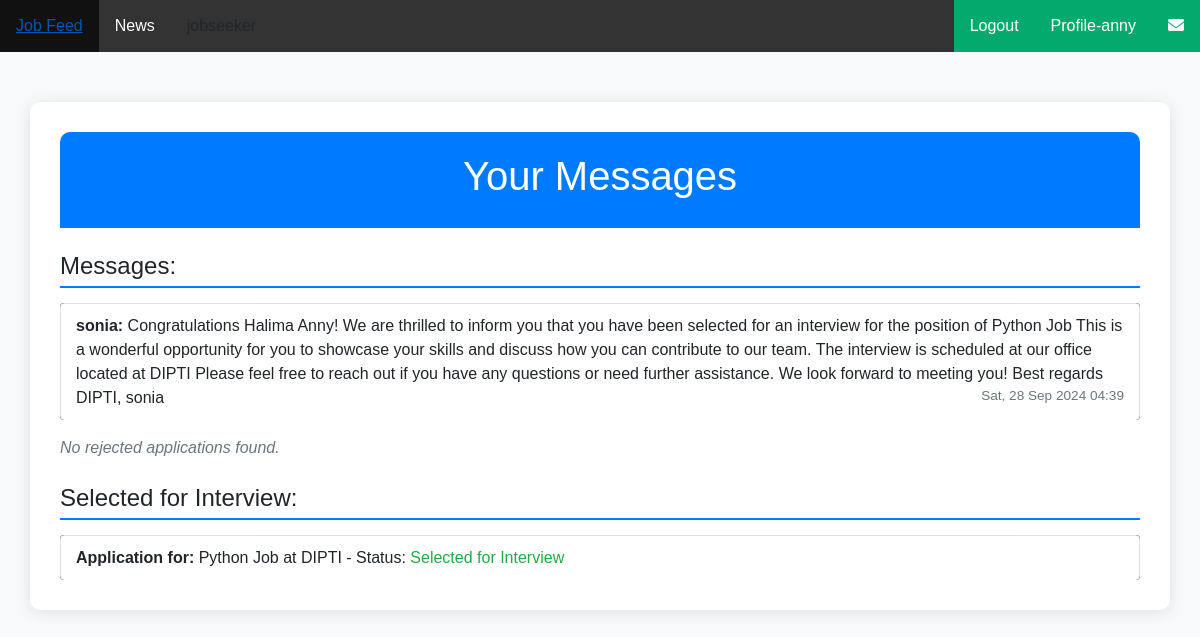
/my-messages/ (signed in), run on the app's committed database.
### myApp/models.py (models this page shows, shortened)
class Custom_User(AbstractUser):
    USER=[
        ('recruiter','Recruiter'),('jobseeker','JobSeeker')
    ]
    user_type=models.CharField(choices=USER,max_length=120)
    profile_pic=models.ImageField(upload_to="media/profile_pic",null=True)

class MessageModel(models.Model):
    application = models.ForeignKey(jobApplyModel, related_name='messages', on_delete=models.CASCADE)
    sender = models.ForeignKey(Custom_User, related_name='sent_messages', on_delete=models.CASCADE)
    recipient = models.ForeignKey(Custom_User, related_name='received_messages', on_delete=models.CASCADE)
    content = models.TextField()
    timestamp = models.DateTimeField(auto_now_add=True)

class jobApplyModel(models.Model):
    STATUS_CHOICES = [
        ('pending', 'Pending'),
        ('applied', 'Applied'),
        ('interview_scheduled', 'Interview Scheduled'),
        ('rejected', 'Rejected'),
        ('hired', 'Hired'),
    ]
    user=models.ForeignKey(Custom_User,on_delete=models.CASCADE,null=True)
    job=models.ForeignKey(JobModel,on_delete=models.CASCADE,null=True)
    Resume = models.FileField(upload_to="Media/Resume",max_length=200, null=True, blank=True)
    Cover = models.TextField(null=True, blank=True)
    Full_Name = models.CharField(max_length=200, null=True, blank=True)
    Work_Experience = models.CharField(max_length=200, null=True, blank=True)
    Skills = models.CharField(max_length=200, null=True, blank=True)
    Linkedin_URL = models.URLField(max_length=200, null=True, blank=True)
    Expected_Salary = models.PositiveIntegerField( null=True, blank=True)
    status = models.CharField(max_length=20, choices=STATUS_CHOICES, default='Pending')

class JobModel(models.Model):
    JOB_TYPE_CHOICES=[
        ('full_time', 'Full Time'),
        ('part_time', 'Part Time'),
        ('contract', 'Contract'),
        ('internship', 'Internship'),
        ('temporary', 'Temporary'),
    ]
    user=models.ForeignKey(Custom_User,null=True,blank=True,on_delete=models.CASCADE)
    job_title = models.CharField(max_length=200, null=True, blank=True)
    company_name = models.CharField(max_length=200, null=True, blank=True)
    location = models.CharField(max_length=200, null=True, blank=True)
    description = models.TextField(null=True, blank=True)
    salary = models.PositiveIntegerField(null=True, blank=True)
    employment_type = models.CharField(max_length=50, choices=JOB_TYPE_CHOICES, null=True, blank=True)
    posted_date = models.DateTimeField(auto_now_add=True)
    update_date = models.DateTimeField(auto_now=True)
    application_deadline = models.DateTimeField(null=True, blank=True)

### myProject/views.py (the view)
# urls.py: path('my-messages/', myMessages, name='my_messages'),
@login_required
def myMessages(request):
    messages = MessageModel.objects.filter(recipient=request.user).order_by('-timestamp')
    applications = set()
    for message in messages:
        applications.add(message.application)
    rejected_apps = [app for app in applications if app.status == 'rejected']
    selected_apps = [app for app in applications if app.status == 'interview_scheduled']  # Change this as per your interview status
    context = {
        'messages': messages,
        'rejected_apps': rejected_apps,  # Pass the rejected applications to the context
        'interviewed_apps': selected_apps,  # Pass the selected applications to the context
    }
    return render(request, 'Common/myMessages.html', context)

### Template/Common/myMessages.html (shortened to what this page needs)
{% extends 'Common/base.html' %}
{% block body %}
<!DOCTYPE html>
<html lang="en">
<head>
    <link rel="stylesheet" href="https://stackpath.bootstrapcdn.com/bootstrap/4.5.2/css/bootstrap.min.css">
</head>
<body>
    <div class="container">
        <div class="message-header">
            <h1>Your Messages</h1>
        </div>
        {% if messages %}
            <h4 class="mt-4">Messages:</h4>
            <ul class="list-group mb-3">
                {% for message in messages %}
                    <li class="list-group-item message-item">
                        <strong>{{ message.sender.username }}:</strong> {{ message.content }}
                        <span class="message-timestamp float-right">{{ message.timestamp|date:"D, d M Y H:i" }}</span>
                    </li>
                {% endfor %}
            </ul>
        {% else %}
            <p class="no-data">No messages found.</p>
        {% endif %}
        {% if rejected_apps %}
            <h4 class="mt-4">Rejected for Interview:</h4>
            <ul class="list-group">
                {% for app in rejected_apps %}
                    <li class="list-group-item message-item">
                        <strong>Application for:</strong> {{ app.job.job_title }} at {{ app.job.company_name }}
                        - Status: <span class="rejected">Rejected</span>
                    </li>
                {% endfor %}
            </ul>
        {% else %}
            <p class="no-data">No rejected applications found.</p>
        {% endif %}
        {% if interviewed_apps %}
            <h4 class="mt-4">Selected for Interview:</h4>
            <ul class="list-group">
                {% for app in interviewed_apps %}
                    <li class="list-group-item message-item">
                        <strong>Application for:</strong> {{ app.job.job_title }} at {{ app.job.company_name }}
                        - Status: <span class="interviewed">Selected for Interview</span>
                    </li>
                {% endfor %}
            </ul>
        {% else %}
            <p class="no-data">No applications selected for interview found.</p>
        {% endif %}
    </div>
</body>
</html>
{% endblock body %}

### Template/Includes/navbar.html (shortened to what this page needs)
<head>
  <link rel="stylesheet" href="https://cdnjs.cloudflare.com/ajax/libs/font-awesome/6.0.0-beta3/css/all.min.css">
</head>
<ul>
  <li><a href="{% url 'JobFeed' %}">Job Feed</a></li>
  <li><a href="#news">News</a></li>
  <li><a>{{ request.user.user_type }}</a></li>
  <li style="float:right">
      <a class="active" href="{% url 'my_messages' %}">
          <i class="fas fa-envelope"></i>
      </a>
  </li>
  <li style="float:right"><a class="active" href="{% url 'profile_view' %}">Profile-{{ request.user.username }}</a></li>
  <li style="float:right"><a class="active" href="{% url 'logoutPage' %}">Logout</a></li>
</ul>

### Template/Common/base.html (style rules this page uses)
ul { list-style-type: none; margin: 0; padding: 0; overflow: hidden; background-color: #333; }
li { float: left; }
li a { display: block; color: white; text-align: center; padding: 14px 16px; text-decoration: none; }
.active { background-color: #04AA6D; }

### Template/Common/myMessages.html (style rules this page uses)
body { background-color: #f8f9fa; font-family: 'Arial', sans-serif; }
.container { margin-top: 50px; background: #ffffff; border-radius: 10px; box-shadow: 0 2px 15px rgba(0, 0, 0, 0.1); padding: 30px; }
.message-header { background-color: #007bff; color: white; padding: 20px; border-radius: 10px 10px 0 0; text-align: center; }
.message-item { padding: 10px 15px; border-bottom: 1px solid #e9ecef; }
.message-item:last-child { border-bottom: none; }
.interviewed { color: #28a745; }
.no-data { color: #6c757d; font-style: italic; }
h4 { border-bottom: 2px solid #007bff; padding-bottom: 5px; margin-bottom: 15px; }
.message-timestamp { font-size: 0.85rem; color: #6c757d; }

### data on the page
Custom_User: user.username "anny"
MessageModel: sender.username "sonia", content "Congratulations Halima Anny! We are thrilled to inform you that you have been selected for an interview for the position of Python Job This is a wonderful opportunity for you to showcase your skills and discuss how you can contribute to our team. The interview is scheduled at our office located at DIPTI Please feel free to reach out if you have any questions or need further assistance. We look forward to meeting you! Best regards DIPTI, sonia", timestamp "Sat, 28 Sep 2024 04:39"
jobApplyModel: job.job_title "Python Job", job.company_name "DIPTI"
